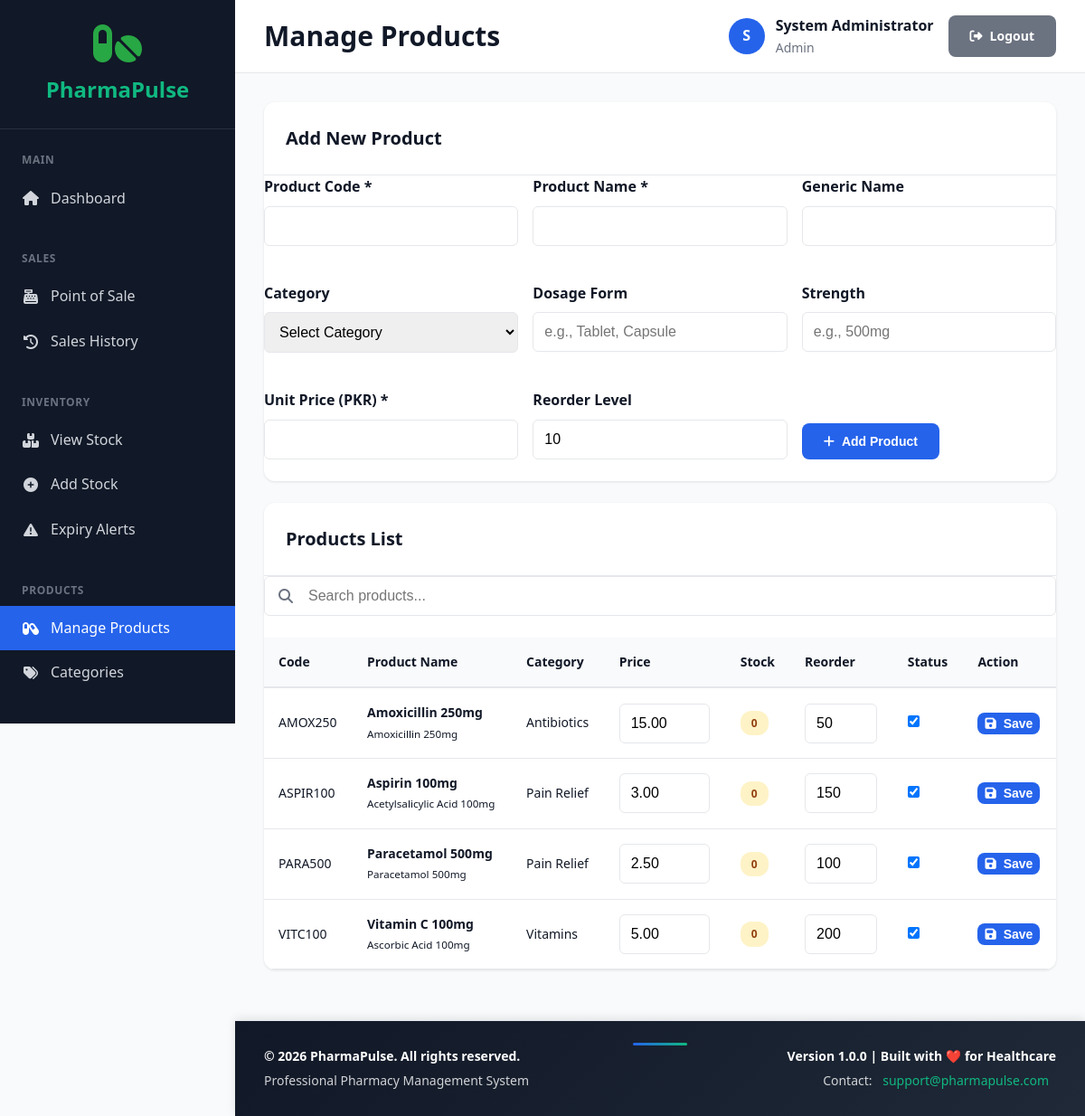
The app's page /modules/products/manage.php (signed in) with its own data.
### tables this page shows
CREATE TABLE IF NOT EXISTS products (
    product_id INT AUTO_INCREMENT PRIMARY KEY,
    product_code VARCHAR(50) NOT NULL UNIQUE,
    product_name VARCHAR(200) NOT NULL,
    generic_name VARCHAR(200),
    category_id INT NOT NULL,
    strength VARCHAR(50),
    dosage_form VARCHAR(50),
    unit_price DECIMAL(10,2) NOT NULL,
    reorder_level INT DEFAULT 10,
    requires_prescription BOOLEAN DEFAULT FALSE,
    is_active BOOLEAN DEFAULT TRUE,
    created_at TIMESTAMP DEFAULT CURRENT_TIMESTAMP,
    FOREIGN KEY (category_id) REFERENCES product_categories(category_id) ON DELETE RESTRICT,
    INDEX idx_product_code (product_code),
    INDEX idx_product_name (product_name),
    INDEX idx_category (category_id)
);

CREATE TABLE IF NOT EXISTS product_categories (
    category_id INT AUTO_INCREMENT PRIMARY KEY,
    category_name VARCHAR(100) NOT NULL UNIQUE,
    description TEXT,
    is_active BOOLEAN DEFAULT TRUE,
    created_at TIMESTAMP DEFAULT CURRENT_TIMESTAMP
);

### includes/security.php (called while the page is built, shortened)
<?php
function clean($data) {
    return htmlspecialchars($data, ENT_QUOTES, 'UTF-8');
}

### modules/products/manage.php (the view, shortened to what this page needs)
<?php
$pdo = require __DIR__ . '/../../config/database.php';
require_once __DIR__ . '/../../templates/header.php';
$products = $pdo->query("
    SELECT p.*, pc.category_name,
           COALESCE(SUM(sb.quantity_remaining), 0) as total_stock
    FROM products p
    LEFT JOIN product_categories pc ON p.category_id = pc.category_id
    LEFT JOIN stock_batches sb ON p.product_id = sb.product_id
        AND sb.quantity_remaining > 0
        AND sb.expiry_date >= CURDATE()
    GROUP BY p.product_id
    ORDER BY p.product_name
")->fetchAll();
?>
<div class="card">
    <div class="card-header">
        <h2 class="card-title">Add New Product</h2>
    </div>
    <form method="POST" style="display: grid; grid-template-columns: repeat(auto-fit, minmax(250px, 1fr)); gap: 1rem;">
        <div class="form-group">
            <label class="form-label">Product Code *</label>
            <input type="text" name="product_code" class="form-control" required>
        </div>
        <div class="form-group">
            <label class="form-label">Product Name *</label>
            <input type="text" name="product_name" class="form-control" required>
        </div>
        <div class="form-group">
            <label class="form-label">Generic Name</label>
            <input type="text" name="generic_name" class="form-control">
        </div>
        <div class="form-group">
            <label class="form-label">Category</label>
            <select name="category_id" class="form-control">
                <option value="">Select Category</option>
            </select>
        </div>
        <div class="form-group">
            <label class="form-label">Dosage Form</label>
            <input type="text" name="dosage_form" class="form-control" placeholder="e.g., Tablet, Capsule">
        </div>
        <div class="form-group">
            <label class="form-label">Strength</label>
            <input type="text" name="strength" class="form-control" placeholder="e.g., 500mg">
        </div>
        <div class="form-group">
            <label class="form-label">Unit Price (PKR) *</label>
            <input type="number" step="0.01" name="unit_price" class="form-control" required>
        </div>
        <div class="form-group">
            <label class="form-label">Reorder Level</label>
            <input type="number" name="reorder_level" class="form-control" value="10">
        </div>
        <div class="form-group" style="display: flex; align-items: flex-end;">
            <button type="submit" class="btn btn-primary">
                <i class="fas fa-plus"></i> Add Product
            </button>
        </div>
    </form>
</div>
<div class="card">
    <div class="card-header">
        <h2 class="card-title">Products List</h2>
    </div>
    <div class="search-box">
        <i class="fas fa-search search-icon"></i>
        <input type="text" id="productSearch" class="form-control" placeholder="Search products...">
    </div>
    <div class="table-container">
        <table class="data-table" id="productTable">
            <thead>
                <tr>
                    <th>Code</th>
                    <th>Product Name</th>
                    <th>Category</th>
                    <th>Price</th>
                    <th>Stock</th>
                    <th>Reorder</th>
                    <th>Status</th>
                    <th>Action</th>
                </tr>
            </thead>
            <tbody>
                <?php foreach ($products as $product): ?>
                <tr>
                    <td><?php echo clean($product['product_code']); ?></td>
                    <td>
                        <strong><?php echo clean($product['product_name']); ?></strong><br>
                        <small><?php echo clean($product['generic_name']); ?>
                               <?php echo clean($product['strength']); ?></small>
                    </td>
                    <td><?php echo clean($product['category_name'] ?: 'N/A'); ?></td>
                <form method="POST" style="display: contents;">
                    <td>
                        <input type="number" step="0.01" name="unit_price"
                               value="<?php echo $product['unit_price']; ?>"
                               style="width: 100px;" class="form-control">
                    </td>
                    <td>
                        <span class="badge <?php echo $product['total_stock'] > $product['reorder_level'] ? 'badge-success' : 'badge-warning'; ?>">
                            <?php echo $product['total_stock']; ?>
                        </span>
                    </td>
                    <td>
                        <input type="number" name="reorder_level"
                               value="<?php echo $product['reorder_level']; ?>"
                               style="width: 80px;" class="form-control">
                    </td>
                    <td>
                        <input type="checkbox" name="is_active" <?php echo $product['is_active'] ? 'checked' : ''; ?>>
                    </td>
                    <td>
                        <button type="submit" class="btn btn-primary" style="padding: 0.25rem 0.5rem;">
                            <i class="fas fa-save"></i> Save
                        </button>
                    </td>
                </form>
                </tr>
                <?php endforeach; ?>
            </tbody>
        </table>
    </div>
</div>
<?php require_once __DIR__ . '/../../templates/footer.php'; ?>

### assets/css/main.css (style rules this page uses)
:root { --primary-color: #2563eb; --primary-dark: #1e40af; --secondary-color: #10b981; --danger-color: #ef4444; --warning-color: #f59e0b; --success-color: #10b981; --dark-bg: #1f2937; --sidebar-bg: #111827; --content-bg: #f9fafb; --card-bg: #ffffff; --text-primary: #111827; --text-secondary: #6b7280; --border-color: #e5e7eb; --shadow: 0 1px 3px 0 rgba(0, 0, 0, 0.1); --shadow-lg: 0 10px 15px -3px rgba(0, 0, 0, 0.1); }
* { margin: 0; padding: 0; box-sizing: border-box; }
body { font-family: 'Segoe UI', Tahoma, Geneva, Verdana, sans-serif; background: var(--content-bg); color: var(--text-primary); line-height: 1.6; }
.card { background: var(--card-bg); border-radius: 12px; box-shadow: var(--shadow); overflow: hidden; margin-bottom: 1.5rem; }
.card-header { padding: 1.5rem; border-bottom: 1px solid var(--border-color); display: flex; justify-content: space-between; align-items: center; }
.card-title { font-size: 1.25rem; font-weight: 600; color: var(--text-primary); margin: 0; }
.btn { display: inline-flex; align-items: center; gap: 0.5rem; padding: 0.75rem 1.5rem; border: none; border-radius: 8px; font-weight: 600; text-decoration: none; cursor: pointer; transition: all 0.2s; font-size: 0.875rem; }
.btn-primary { background: var(--primary-color); color: white; }
.form-group { margin-bottom: 1.5rem; }
.form-label { display: block; margin-bottom: 0.5rem; font-weight: 600; color: var(--text-primary); }
.form-control { width: 100%; padding: 0.75rem; border: 1px solid var(--border-color); border-radius: 6px; font-size: 1rem; transition: border-color 0.2s; }
.table-container { overflow-x: auto; }
.data-table { width: 100%; border-collapse: collapse; font-size: 0.875rem; }
.data-table th { background: var(--content-bg); padding: 1rem; text-align: left; font-weight: 600; color: var(--text-primary); border-bottom: 2px solid var(--border-color); }
.data-table td { padding: 1rem; border-bottom: 1px solid var(--border-color); }
.badge { display: inline-flex; align-items: center; gap: 0.25rem; padding: 0.25rem 0.75rem; border-radius: 12px; font-size: 0.75rem; font-weight: 600; }
.badge-warning { background: #fef3c7; color: #92400e; }
.search-box { position: relative; margin-bottom: 1.5rem; }
.search-icon { position: absolute; left: 1rem; top: 50%; transform: translateY(-50%); color: var(--text-secondary); }
.search-box .form-control { padding-left: 3rem; }

### records on screen
products: product_code "AMOX250", product_name "Amoxicillin 250mg", generic_name "Amoxicillin", strength "250mg", category.category_name "Antibiotics", unit_price "15.00", total_stock "0", reorder_level "50", is_active "☑"
products: product_code "ASPIR100", product_name "Aspirin 100mg", generic_name "Acetylsalicylic Acid", strength "100mg", category.category_name "Pain Relief", unit_price "3.00", total_stock "0", reorder_level "150", is_active "☑"
products: product_code "PARA500", product_name "Paracetamol 500mg", generic_name "Paracetamol", strength "500mg", category.category_name "Pain Relief", unit_price "2.50", total_stock "0", reorder_level "100", is_active "☑"
products: product_code "VITC100", product_name "Vitamin C 100mg", generic_name "Ascorbic Acid", strength "100mg", category.category_name "Vitamins", unit_price "5.00", total_stock "0", reorder_level "200", is_active "☑"

### other values on screen
$page_title "Manage Products"
substr($current_user['full_name'], 0, 1) "S"
$current_user['full_name'] "System Administrator"
$current_user['role'] "Admin"
